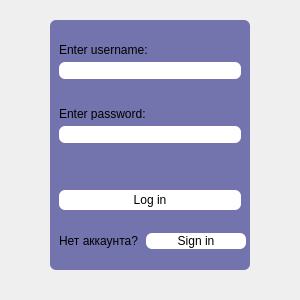
<?xml version="1.0" encoding="UTF-8"?>
<ui version="4.0">
 <class>Dialog</class>
 <widget class="QDialog" name="Dialog">
  <property name="geometry">
   <rect>
    <x>0</x>
    <y>0</y>
    <width>300</width>
    <height>300</height>
   </rect>
  </property>
  <property name="minimumSize">
   <size>
    <width>300</width>
    <height>300</height>
   </size>
  </property>
  <property name="maximumSize">
   <size>
    <width>300</width>
    <height>300</height>
   </size>
  </property>
  <property name="windowTitle">
   <string>Log In</string>
  </property>
  <widget class="QWidget" name="widget" native="true">
   <property name="geometry">
    <rect>
     <x>50</x>
     <y>20</y>
     <width>200</width>
     <height>250</height>
    </rect>
   </property>
   <property name="minimumSize">
    <size>
     <width>200</width>
     <height>250</height>
    </size>
   </property>
   <property name="maximumSize">
    <size>
     <width>200</width>
     <height>250</height>
    </size>
   </property>
   <property name="styleSheet">
    <string notr="true">background: rgb(115, 115, 173);
border-radius:6px;
font: 87 8pt &quot;Segoe UI Black&quot;;</string>
   </property>
   <layout class="QVBoxLayout" name="verticalLayout" stretch="0,0,0,0">
    <property name="spacing">
     <number>0</number>
    </property>
    <property name="sizeConstraint">
     <enum>QLayout::SetDefaultConstraint</enum>
    </property>
    <property name="leftMargin">
     <number>0</number>
    </property>
    <property name="topMargin">
     <number>0</number>
    </property>
    <property name="rightMargin">
     <number>0</number>
    </property>
    <property name="bottomMargin">
     <number>0</number>
    </property>
    <item>
     <widget class="QFrame" name="frame">
      <property name="maximumSize">
       <size>
        <width>16777215</width>
        <height>50</height>
       </size>
      </property>
      <property name="styleSheet">
       <string notr="true">font: 87 10pt &quot;Segoe UI Black&quot;;</string>
      </property>
      <property name="frameShape">
       <enum>QFrame::StyledPanel</enum>
      </property>
      <property name="frameShadow">
       <enum>QFrame::Raised</enum>
      </property>
      <layout class="QVBoxLayout" name="verticalLayout_2">
       <item alignment="Qt::AlignLeft|Qt::AlignTop">
        <widget class="QLabel" name="label">
         <property name="text">
          <string>Enter username:</string>
         </property>
        </widget>
       </item>
       <item>
        <widget class="QLineEdit" name="username_edit">
         <property name="minimumSize">
          <size>
           <width>0</width>
           <height>17</height>
          </size>
         </property>
         <property name="styleSheet">
          <string notr="true">background: white;
</string>
         </property>
        </widget>
       </item>
      </layout>
     </widget>
    </item>
    <item>
     <widget class="QFrame" name="frame_2">
      <property name="maximumSize">
       <size>
        <width>16777215</width>
        <height>50</height>
       </size>
      </property>
      <property name="styleSheet">
       <string notr="true">font: 87 10pt &quot;Segoe UI Black&quot;;</string>
      </property>
      <property name="frameShape">
       <enum>QFrame::StyledPanel</enum>
      </property>
      <property name="frameShadow">
       <enum>QFrame::Raised</enum>
      </property>
      <layout class="QVBoxLayout" name="verticalLayout_3">
       <item alignment="Qt::AlignTop">
        <widget class="QLabel" name="label_3">
         <property name="text">
          <string>Enter password:</string>
         </property>
        </widget>
       </item>
       <item alignment="Qt::AlignTop">
        <widget class="QLineEdit" name="password_edit">
         <property name="minimumSize">
          <size>
           <width>0</width>
           <height>17</height>
          </size>
         </property>
         <property name="styleSheet">
          <string notr="true">background: white;</string>
         </property>
        </widget>
       </item>
      </layout>
     </widget>
    </item>
    <item>
     <widget class="QFrame" name="frame_3">
      <property name="maximumSize">
       <size>
        <width>16777215</width>
        <height>50</height>
       </size>
      </property>
      <property name="frameShape">
       <enum>QFrame::StyledPanel</enum>
      </property>
      <property name="frameShadow">
       <enum>QFrame::Raised</enum>
      </property>
      <layout class="QVBoxLayout" name="verticalLayout_4">
       <item alignment="Qt::AlignTop">
        <widget class="QLabel" name="err_label">
         <property name="styleSheet">
          <string notr="true">color: red;
font: 87 8pt &quot;Segoe UI Black&quot;;</string>
         </property>
         <property name="text">
          <string/>
         </property>
        </widget>
       </item>
       <item alignment="Qt::AlignTop">
        <widget class="QPushButton" name="btn_enter">
         <property name="minimumSize">
          <size>
           <width>0</width>
           <height>20</height>
          </size>
         </property>
         <property name="cursor">
          <cursorShape>PointingHandCursor</cursorShape>
         </property>
         <property name="styleSheet">
          <string notr="true">background:white;
font: 87 10pt &quot;Segoe UI Black&quot;;</string>
         </property>
         <property name="text">
          <string>Log in</string>
         </property>
        </widget>
       </item>
      </layout>
     </widget>
    </item>
    <item>
     <widget class="QFrame" name="frame_4">
      <property name="maximumSize">
       <size>
        <width>16777215</width>
        <height>30</height>
       </size>
      </property>
      <property name="frameShape">
       <enum>QFrame::StyledPanel</enum>
      </property>
      <property name="frameShadow">
       <enum>QFrame::Raised</enum>
      </property>
      <layout class="QHBoxLayout" name="horizontalLayout">
       <property name="spacing">
        <number>0</number>
       </property>
       <property name="leftMargin">
        <number>5</number>
       </property>
       <property name="topMargin">
        <number>0</number>
       </property>
       <property name="rightMargin">
        <number>0</number>
       </property>
       <property name="bottomMargin">
        <number>0</number>
       </property>
       <item>
        <widget class="QLabel" name="label_4">
         <property name="minimumSize">
          <size>
           <width>83</width>
           <height>0</height>
          </size>
         </property>
         <property name="maximumSize">
          <size>
           <width>75</width>
           <height>16777215</height>
          </size>
         </property>
         <property name="text">
          <string>Нет аккаунта?</string>
         </property>
        </widget>
       </item>
       <item>
        <widget class="QPushButton" name="btn_to_reg">
         <property name="minimumSize">
          <size>
           <width>0</width>
           <height>16</height>
          </size>
         </property>
         <property name="maximumSize">
          <size>
           <width>100</width>
           <height>16777215</height>
          </size>
         </property>
         <property name="cursor">
          <cursorShape>PointingHandCursor</cursorShape>
         </property>
         <property name="styleSheet">
          <string notr="true">background: white;</string>
         </property>
         <property name="text">
          <string>Sign in</string>
         </property>
        </widget>
       </item>
      </layout>
     </widget>
    </item>
   </layout>
  </widget>
 </widget>
 <resources/>
 <connections/>
</ui>
